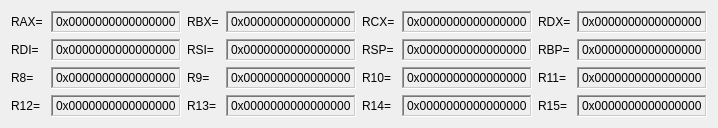
<?xml version="1.0" encoding="UTF-8"?>
<ui version="4.0">
 <class>AMD64States</class>
 <widget class="QWidget" name="AMD64States">
  <property name="geometry">
   <rect>
    <x>0</x>
    <y>0</y>
    <width>718</width>
    <height>128</height>
   </rect>
  </property>
  <property name="sizePolicy">
   <sizepolicy hsizetype="Fixed" vsizetype="Fixed">
    <horstretch>0</horstretch>
    <verstretch>0</verstretch>
   </sizepolicy>
  </property>
  <property name="windowTitle">
   <string>Form</string>
  </property>
  <layout class="QGridLayout" name="gridLayout">
   <item row="0" column="0">
    <layout class="QHBoxLayout" name="horizontalLayout">
     <item>
      <widget class="QLabel" name="label">
       <property name="text">
        <string>RAX=</string>
       </property>
      </widget>
     </item>
     <item>
      <widget class="QLabel" name="raxValue">
       <property name="frameShape">
        <enum>QFrame::Shape::WinPanel</enum>
       </property>
       <property name="frameShadow">
        <enum>QFrame::Shadow::Sunken</enum>
       </property>
       <property name="text">
        <string>0x0000000000000000</string>
       </property>
      </widget>
     </item>
    </layout>
   </item>
   <item row="0" column="1">
    <layout class="QHBoxLayout" name="horizontalLayout_2">
     <item>
      <widget class="QLabel" name="label_3">
       <property name="text">
        <string>RBX=</string>
       </property>
      </widget>
     </item>
     <item>
      <widget class="QLabel" name="rbxValue">
       <property name="frameShape">
        <enum>QFrame::Shape::WinPanel</enum>
       </property>
       <property name="frameShadow">
        <enum>QFrame::Shadow::Sunken</enum>
       </property>
       <property name="text">
        <string>0x0000000000000000</string>
       </property>
      </widget>
     </item>
    </layout>
   </item>
   <item row="0" column="2">
    <layout class="QHBoxLayout" name="horizontalLayout_3">
     <item>
      <widget class="QLabel" name="label_5">
       <property name="text">
        <string>RCX=</string>
       </property>
      </widget>
     </item>
     <item>
      <widget class="QLabel" name="rcxValue">
       <property name="frameShape">
        <enum>QFrame::Shape::WinPanel</enum>
       </property>
       <property name="frameShadow">
        <enum>QFrame::Shadow::Sunken</enum>
       </property>
       <property name="text">
        <string>0x0000000000000000</string>
       </property>
      </widget>
     </item>
    </layout>
   </item>
   <item row="0" column="3">
    <layout class="QHBoxLayout" name="horizontalLayout_4">
     <item>
      <widget class="QLabel" name="label_7">
       <property name="text">
        <string>RDX=</string>
       </property>
      </widget>
     </item>
     <item>
      <widget class="QLabel" name="rdxValue">
       <property name="frameShape">
        <enum>QFrame::Shape::WinPanel</enum>
       </property>
       <property name="frameShadow">
        <enum>QFrame::Shadow::Sunken</enum>
       </property>
       <property name="text">
        <string>0x0000000000000000</string>
       </property>
      </widget>
     </item>
    </layout>
   </item>
   <item row="1" column="0">
    <layout class="QHBoxLayout" name="horizontalLayout_7">
     <item>
      <widget class="QLabel" name="label_13">
       <property name="text">
        <string>RDI=</string>
       </property>
      </widget>
     </item>
     <item>
      <widget class="QLabel" name="label_14">
       <property name="frameShape">
        <enum>QFrame::Shape::WinPanel</enum>
       </property>
       <property name="frameShadow">
        <enum>QFrame::Shadow::Sunken</enum>
       </property>
       <property name="text">
        <string>0x0000000000000000</string>
       </property>
      </widget>
     </item>
    </layout>
   </item>
   <item row="1" column="1">
    <layout class="QHBoxLayout" name="horizontalLayout_5">
     <item>
      <widget class="QLabel" name="label_9">
       <property name="text">
        <string>RSI=</string>
       </property>
      </widget>
     </item>
     <item>
      <widget class="QLabel" name="label_10">
       <property name="frameShape">
        <enum>QFrame::Shape::WinPanel</enum>
       </property>
       <property name="frameShadow">
        <enum>QFrame::Shadow::Sunken</enum>
       </property>
       <property name="text">
        <string>0x0000000000000000</string>
       </property>
      </widget>
     </item>
    </layout>
   </item>
   <item row="1" column="2">
    <layout class="QHBoxLayout" name="horizontalLayout_6">
     <item>
      <widget class="QLabel" name="label_11">
       <property name="text">
        <string>RSP=</string>
       </property>
      </widget>
     </item>
     <item>
      <widget class="QLabel" name="label_12">
       <property name="frameShape">
        <enum>QFrame::Shape::WinPanel</enum>
       </property>
       <property name="frameShadow">
        <enum>QFrame::Shadow::Sunken</enum>
       </property>
       <property name="text">
        <string>0x0000000000000000</string>
       </property>
      </widget>
     </item>
    </layout>
   </item>
   <item row="1" column="3">
    <layout class="QHBoxLayout" name="horizontalLayout_8">
     <item>
      <widget class="QLabel" name="label_15">
       <property name="text">
        <string>RBP=</string>
       </property>
      </widget>
     </item>
     <item>
      <widget class="QLabel" name="label_16">
       <property name="frameShape">
        <enum>QFrame::Shape::WinPanel</enum>
       </property>
       <property name="frameShadow">
        <enum>QFrame::Shadow::Sunken</enum>
       </property>
       <property name="text">
        <string>0x0000000000000000</string>
       </property>
      </widget>
     </item>
    </layout>
   </item>
   <item row="2" column="0">
    <layout class="QHBoxLayout" name="horizontalLayout_9">
     <item>
      <widget class="QLabel" name="label_17">
       <property name="text">
        <string>R8=</string>
       </property>
      </widget>
     </item>
     <item>
      <widget class="QLabel" name="label_18">
       <property name="frameShape">
        <enum>QFrame::Shape::WinPanel</enum>
       </property>
       <property name="frameShadow">
        <enum>QFrame::Shadow::Sunken</enum>
       </property>
       <property name="text">
        <string>0x0000000000000000</string>
       </property>
      </widget>
     </item>
    </layout>
   </item>
   <item row="2" column="1">
    <layout class="QHBoxLayout" name="horizontalLayout_10">
     <item>
      <widget class="QLabel" name="label_19">
       <property name="text">
        <string>R9=</string>
       </property>
      </widget>
     </item>
     <item>
      <widget class="QLabel" name="label_20">
       <property name="frameShape">
        <enum>QFrame::Shape::WinPanel</enum>
       </property>
       <property name="frameShadow">
        <enum>QFrame::Shadow::Sunken</enum>
       </property>
       <property name="text">
        <string>0x0000000000000000</string>
       </property>
      </widget>
     </item>
    </layout>
   </item>
   <item row="2" column="2">
    <layout class="QHBoxLayout" name="horizontalLayout_11">
     <item>
      <widget class="QLabel" name="label_21">
       <property name="text">
        <string>R10=</string>
       </property>
      </widget>
     </item>
     <item>
      <widget class="QLabel" name="label_22">
       <property name="frameShape">
        <enum>QFrame::Shape::WinPanel</enum>
       </property>
       <property name="frameShadow">
        <enum>QFrame::Shadow::Sunken</enum>
       </property>
       <property name="text">
        <string>0x0000000000000000</string>
       </property>
      </widget>
     </item>
    </layout>
   </item>
   <item row="2" column="3">
    <layout class="QHBoxLayout" name="horizontalLayout_12">
     <item>
      <widget class="QLabel" name="label_23">
       <property name="text">
        <string>R11=</string>
       </property>
      </widget>
     </item>
     <item>
      <widget class="QLabel" name="label_24">
       <property name="frameShape">
        <enum>QFrame::Shape::WinPanel</enum>
       </property>
       <property name="frameShadow">
        <enum>QFrame::Shadow::Sunken</enum>
       </property>
       <property name="text">
        <string>0x0000000000000000</string>
       </property>
      </widget>
     </item>
    </layout>
   </item>
   <item row="3" column="0">
    <layout class="QHBoxLayout" name="horizontalLayout_15">
     <item>
      <widget class="QLabel" name="label_29">
       <property name="text">
        <string>R12=</string>
       </property>
      </widget>
     </item>
     <item>
      <widget class="QLabel" name="label_30">
       <property name="frameShape">
        <enum>QFrame::Shape::WinPanel</enum>
       </property>
       <property name="frameShadow">
        <enum>QFrame::Shadow::Sunken</enum>
       </property>
       <property name="text">
        <string>0x0000000000000000</string>
       </property>
      </widget>
     </item>
    </layout>
   </item>
   <item row="3" column="1">
    <layout class="QHBoxLayout" name="horizontalLayout_14">
     <item>
      <widget class="QLabel" name="label_27">
       <property name="text">
        <string>R13=</string>
       </property>
      </widget>
     </item>
     <item>
      <widget class="QLabel" name="label_28">
       <property name="frameShape">
        <enum>QFrame::Shape::WinPanel</enum>
       </property>
       <property name="frameShadow">
        <enum>QFrame::Shadow::Sunken</enum>
       </property>
       <property name="text">
        <string>0x0000000000000000</string>
       </property>
      </widget>
     </item>
    </layout>
   </item>
   <item row="3" column="2">
    <layout class="QHBoxLayout" name="horizontalLayout_13">
     <item>
      <widget class="QLabel" name="label_25">
       <property name="text">
        <string>R14=</string>
       </property>
      </widget>
     </item>
     <item>
      <widget class="QLabel" name="label_26">
       <property name="frameShape">
        <enum>QFrame::Shape::WinPanel</enum>
       </property>
       <property name="frameShadow">
        <enum>QFrame::Shadow::Sunken</enum>
       </property>
       <property name="text">
        <string>0x0000000000000000</string>
       </property>
      </widget>
     </item>
    </layout>
   </item>
   <item row="3" column="3">
    <layout class="QHBoxLayout" name="horizontalLayout_16">
     <item>
      <widget class="QLabel" name="label_31">
       <property name="text">
        <string>R15=</string>
       </property>
      </widget>
     </item>
     <item>
      <widget class="QLabel" name="label_32">
       <property name="frameShape">
        <enum>QFrame::Shape::WinPanel</enum>
       </property>
       <property name="frameShadow">
        <enum>QFrame::Shadow::Sunken</enum>
       </property>
       <property name="text">
        <string>0x0000000000000000</string>
       </property>
      </widget>
     </item>
    </layout>
   </item>
  </layout>
 </widget>
 <resources/>
 <connections/>
</ui>
